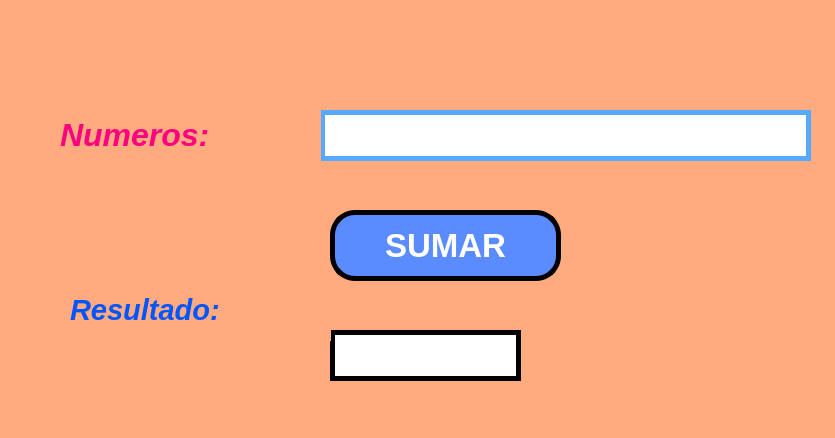
<?xml version="1.0" encoding="UTF-8"?>
<ui version="4.0">
 <class>MainWindow</class>
 <widget class="QMainWindow" name="MainWindow">
  <property name="geometry">
   <rect>
    <x>0</x>
    <y>0</y>
    <width>835</width>
    <height>438</height>
   </rect>
  </property>
  <property name="font">
   <font>
    <weight>75</weight>
    <bold>true</bold>
   </font>
  </property>
  <property name="windowTitle">
   <string>MainWindow</string>
  </property>
  <property name="styleSheet">
   <string notr="true">background-color: rgb(148, 191, 255);
border-color: rgb(85, 255, 127);
background-color: rgb(255, 170, 127);
alternate-background-color: rgb(255, 170, 127);
alternate-background-color: rgb(0, 85, 127);</string>
  </property>
  <widget class="QWidget" name="centralwidget">
   <widget class="QPushButton" name="btn_sumar">
    <property name="geometry">
     <rect>
      <x>330</x>
      <y>210</y>
      <width>231</width>
      <height>71</height>
     </rect>
    </property>
    <property name="font">
     <font>
      <family>Arial</family>
      <pointsize>25</pointsize>
      <weight>75</weight>
      <bold>true</bold>
     </font>
    </property>
    <property name="styleSheet">
     <string notr="true">background-color: rgb(91, 140, 255);
border: 5px solid black;
border-radius: 25px;
color: rgb(255, 255, 255);

</string>
    </property>
    <property name="text">
     <string>SUMAR</string>
    </property>
   </widget>
   <widget class="QLineEdit" name="txt_numeros">
    <property name="geometry">
     <rect>
      <x>320</x>
      <y>110</y>
      <width>491</width>
      <height>51</height>
     </rect>
    </property>
    <property name="font">
     <font>
      <pointsize>35</pointsize>
      <weight>75</weight>
      <bold>true</bold>
     </font>
    </property>
    <property name="styleSheet">
     <string notr="true">background-color: rgb(255, 255, 255);
border: 5px solid black;
border-color: rgb(85, 170, 255);</string>
    </property>
    <property name="text">
     <string/>
    </property>
    <property name="alignment">
     <set>Qt::AlignCenter</set>
    </property>
   </widget>
   <widget class="QLabel" name="label">
    <property name="geometry">
     <rect>
      <x>60</x>
      <y>100</y>
      <width>261</width>
      <height>71</height>
     </rect>
    </property>
    <property name="text">
     <string>&lt;html&gt;&lt;head/&gt;&lt;body&gt;&lt;p&gt;&lt;span style=&quot; font-size:24pt; font-weight:696; font-style:italic; color:#ff007f;&quot;&gt;Numeros:&lt;/span&gt;&lt;/p&gt;&lt;/body&gt;&lt;/html&gt;</string>
    </property>
   </widget>
   <widget class="QLineEdit" name="txt_resultado">
    <property name="geometry">
     <rect>
      <x>330</x>
      <y>330</y>
      <width>191</width>
      <height>51</height>
     </rect>
    </property>
    <property name="font">
     <font>
      <pointsize>35</pointsize>
      <weight>75</weight>
      <bold>true</bold>
     </font>
    </property>
    <property name="styleSheet">
     <string notr="true">background-color: rgb(255, 255, 255);
border-top-color: rgb(85, 255, 255);
border-color: rgb(85, 255, 255);
border-color: rgb(85, 170, 255);
border: 5px solid black;</string>
    </property>
    <property name="text">
     <string/>
    </property>
    <property name="alignment">
     <set>Qt::AlignCenter</set>
    </property>
   </widget>
   <widget class="QLabel" name="label_3">
    <property name="geometry">
     <rect>
      <x>70</x>
      <y>280</y>
      <width>261</width>
      <height>61</height>
     </rect>
    </property>
    <property name="text">
     <string>&lt;html&gt;&lt;head/&gt;&lt;body&gt;&lt;p&gt;&lt;span style=&quot; font-size:22pt; font-weight:696; font-style:italic; color:#0055ff;&quot;&gt;Resultado:&lt;/span&gt;&lt;/p&gt;&lt;/body&gt;&lt;/html&gt;</string>
    </property>
   </widget>
  </widget>
  <widget class="QMenuBar" name="menubar">
   <property name="geometry">
    <rect>
     <x>0</x>
     <y>0</y>
     <width>835</width>
     <height>21</height>
    </rect>
   </property>
  </widget>
  <widget class="QStatusBar" name="statusbar"/>
 </widget>
 <resources/>
 <connections/>
</ui>
